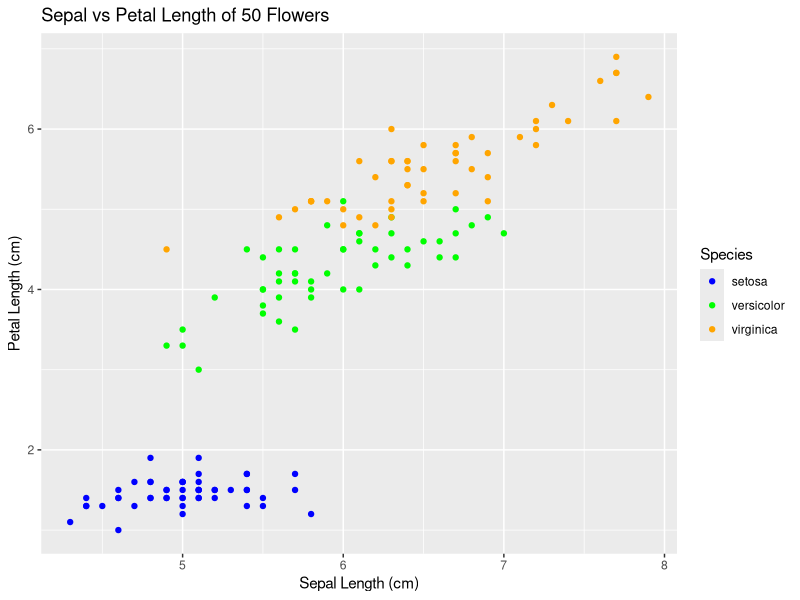

Generate this figure with R:
## ---- chunk 1
knitr::opts_chunk$set(echo = TRUE)
library(tidyverse)
library(viridisLite)
## ---- chunk 2
#1a
cols = as.character(ncol(iris))
rows = as.character(nrow(iris))
                    
v = c("There are", cols, "columns and", rows, "rows in iris.")

str_c(v, collapse=" ")
## ---- chunk 3
#1b
iris[4, ]
## ---- chunk 4
#1c
iris %>% 
  filter(Species == "setosa")

## ---- chunk 5
#1d
iris %>% 
  summarize(mean_petal_width = mean(Petal.Width))

iris %>% 
  filter(Species == "versicolor") %>% 
  summarize(mean_petal_width = mean(Petal.Width))

## ---- chunk 6
ggplot(data=iris, mapping=aes(x=Sepal.Length, y=Petal.Length, color=Species)) + geom_point() +
  scale_color_manual(values = c("setosa" = "blue", "versicolor" = "green", "virginica" = "orange")) + 
  labs(
    x = "Sepal Length (cm)", 
    y = "Petal Length (cm)", 
    title = "Sepal vs Petal Length of 50 Flowers"
  )

## ---- chunk 7
iris %>% select(Species) %>% distinct()
## ---- chunk 8
#2a
fibonacci = c(1, 1)


for (i in 1:9){
  if (i != 1) { 
    fibonacci = append(fibonacci, fibonacci[i]+fibonacci[i-1])}
}

fibonacci

## ---- chunk 9
#2b
custombonacci = function(a, b, n){
  v = c(a, b)
  for (i in 1:n-1) {
    v = append(v, v[i]+v[i-1])
  }
  v
  
} 

## ---- chunk 10
#2c
custombonacci(1, 2, 12)
## ---- chunk 11
#3a

divisible = function(x, d){
  if (class(x) != "numeric"){
    return("x is not an integer")
  } else if (x != floor(x)){
      return("x is not an integer")
  }
  
  if (class(d) != "numeric"){
    return("d must be numeric")
  }
  c = x / d
  
  if (c == floor(c)){
    return("x is divisible by d")
  } else{
    return("x is not divisible by d")
  }
}


divisible(6, 4)
divisible(27, 3)
## ---- chunk 12
#3b
divisible = function(x, d){
  if (class(x) != "numeric"){
    return("x is not an integer")
  } else if (x != floor(x)){
      return("x is not an integer")
  }
  
  if (class(d) != "numeric"){
    return("d must be numeric")
  }
  c = x / d
  
  if (c == floor(c)){
    v = c(x, "is divisible by", d)
    return(str_c(v, collapse=" "))
  } else{
    v = c(x, "is not divisible by", d)
    return(str_c(v, collapse=" "))
  }
}


divisible(6, 4)
divisible(27, 3)

## ---- chunk 13
#3c
cdf = function(x){
  x = ifelse(x >= 0 & x <=1, x^2, x)
  x = ifelse(x < 0, 0, x)
  x = ifelse(x >1, 1, x)
  return(x)
}

cdf(0.9)
